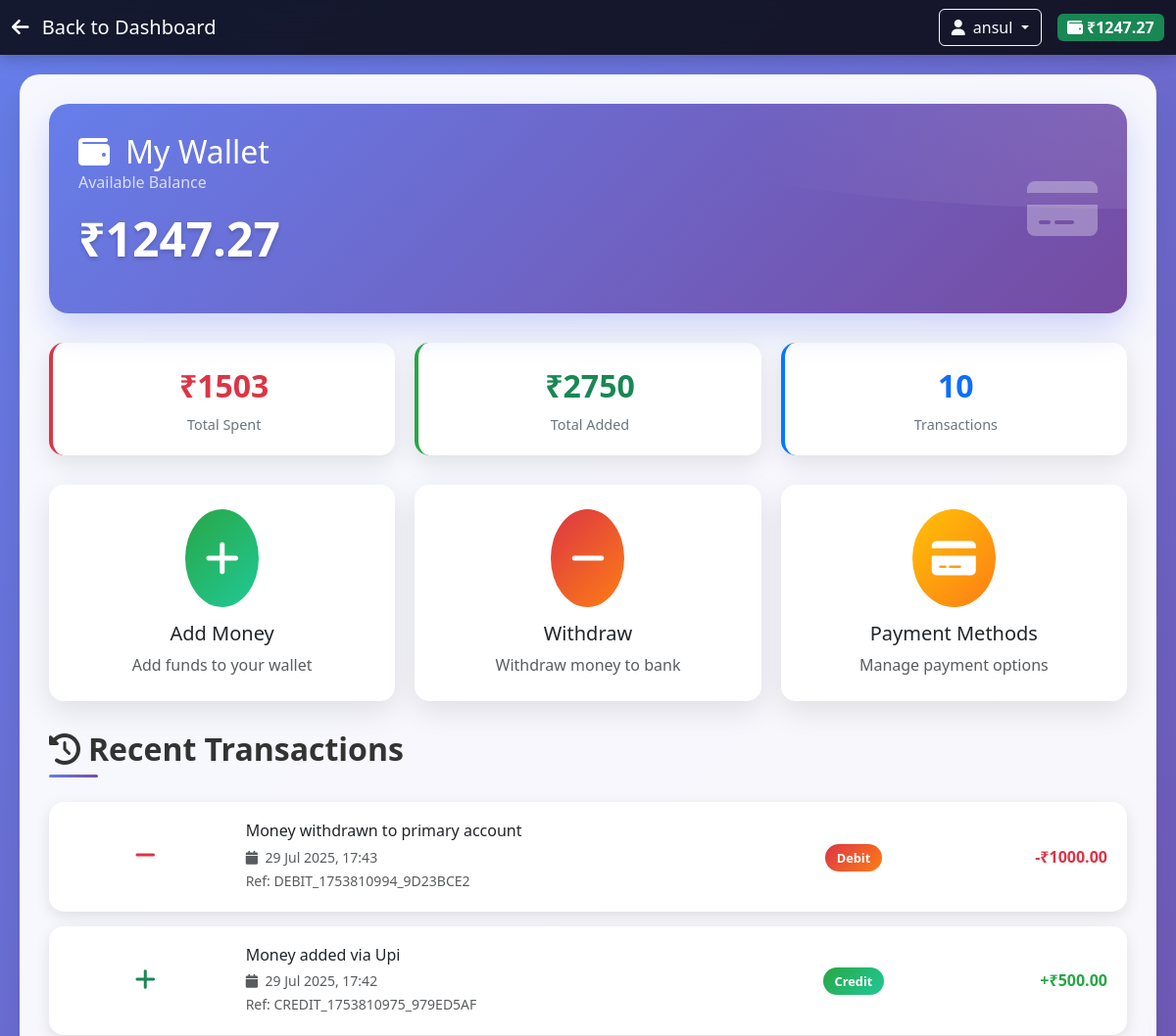
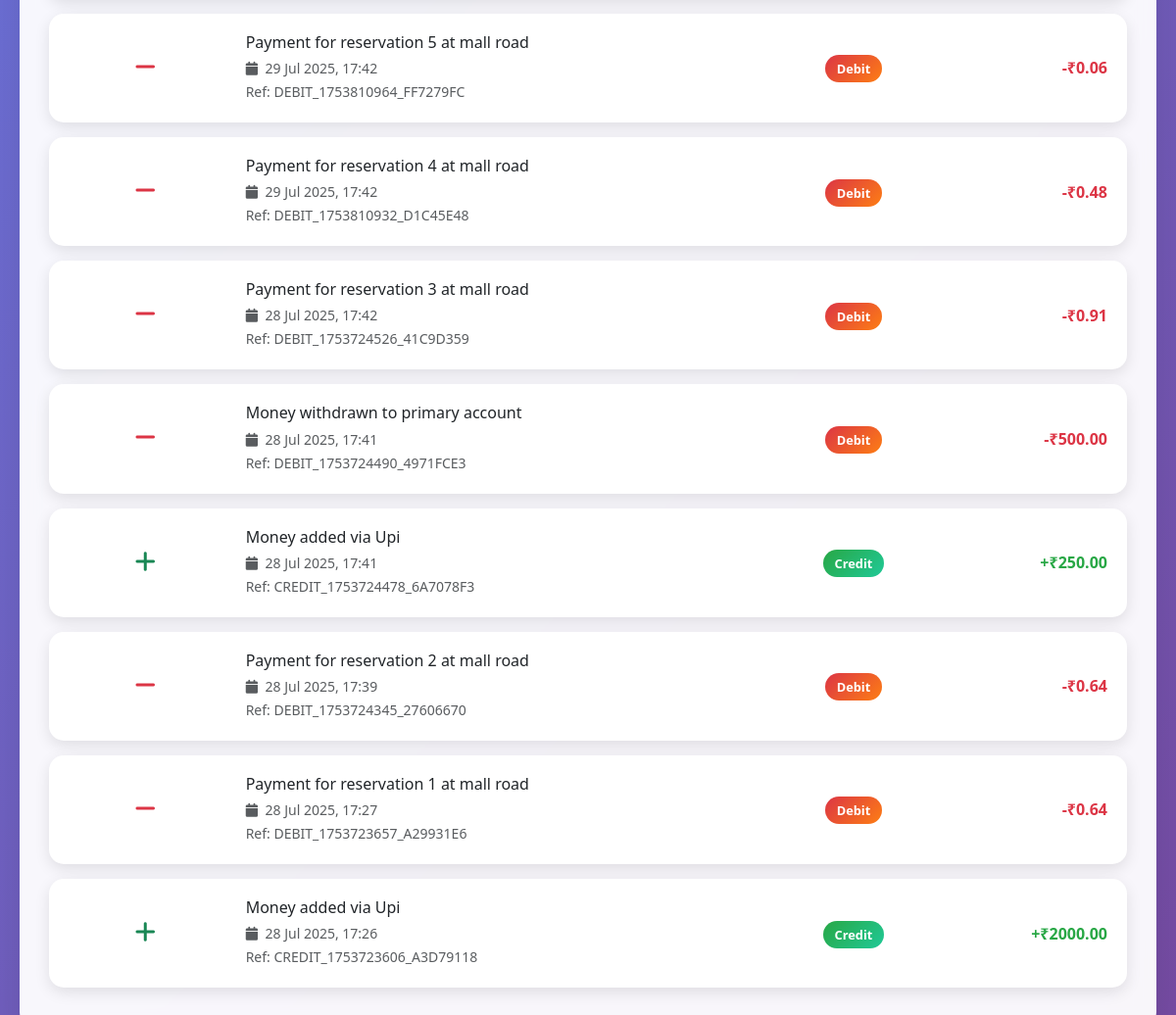
/user/wallet (signed in), run on the app's committed database (2 pictures, top to bottom).
### models/models.py (models this page shows, shortened)
class User(db.Model, UserMixin):
    __tablename__ = 'users'
    id = db.Column(db.Integer, primary_key=True)
    username = db.Column(db.String(80), unique=True, nullable=False)
    email = db.Column(db.String(120), unique=True, nullable=False)
    password = db.Column(db.String(128), nullable=False)
    full_name = db.Column(db.String(120), nullable=True)
    phone = db.Column(db.String(20), nullable=True) # Used 'phone' in app.py
    role = db.Column(db.String(20), default='user', nullable=False) # 'user' or 'admin'
    balance = db.Column(db.Float, default=0.0, nullable=False) # Wallet balance
    vehicle_number = db.Column(db.String(20), nullable=True)
    vehicle_type = db.Column(db.String(20), default='car', nullable=False)
    reservations = db.relationship('Reservation', backref='user', lazy=True)
    payments = db.relationship('Payment', backref='user', lazy=True)
    transactions = db.relationship('Transaction', backref='user', lazy=True)

class Transaction(db.Model):
    __tablename__ = 'transactions'
    id = db.Column(db.Integer, primary_key=True)
    user_id = db.Column(db.Integer, db.ForeignKey('users.id'), nullable=False)
    amount = db.Column(db.Float, nullable=False)
    type = db.Column(db.String(50), nullable=False) # e.g., 'credit', 'debit', 'reservation_payment'
    created_at = db.Column(db.DateTime, default=datetime.utcnow) # Changed from 'date' to 'created_at'
    description = db.Column(db.String(255), nullable=True)
    reference_id = db.Column(db.String(100), unique=True, nullable=True) # For external transaction IDs
    payment_method = db.Column(db.String(50), nullable=True) # e.g., 'wallet', 'credit_card', 'bank_transfer'
    status = db.Column(db.String(20), default='completed', nullable=False) # e.g., 'completed', 'pending', 'failed'

### controllers/user_controller.py (the view)
    @app.route('/user/wallet')
    @login_required
    def user_wallet():
        user_transactions = Transaction.query.filter_by(user_id=current_user.id).order_by(Transaction.created_at.desc()).all()
        total_spent = sum(t.amount for t in user_transactions if t.type in ['debit', 'reservation_payment'])
        total_added = sum(t.amount for t in user_transactions if t.type == 'credit')
        return render_template('user_wallet.html',
                               user=current_user,
                               transactions=user_transactions,
                               total_spent=total_spent,
                               total_added=total_added)

### app.py (called while the page is built)
@login_manager.user_loader
def load_user(user_id):
    return User.query.get(int(user_id))

### templates/user_wallet.html (shortened to what this page needs)
<!DOCTYPE html>
<html lang="en">
<head>
    <link href="https://cdn.jsdelivr.net/npm/bootstrap@5.3.0/dist/css/bootstrap.min.css" rel="stylesheet">
    <link href="https://cdnjs.cloudflare.com/ajax/libs/font-awesome/6.4.0/css/all.min.css" rel="stylesheet">
    <link rel="stylesheet" href="{{ url_for('static', filename='css/user_wallet.css') }}">
</head>
<body>
    <nav class="navbar navbar-expand-lg navbar-dark">
        <div class="container-fluid">
            <a class="navbar-brand" href="{{ url_for('user_dashboard') }}">
                <i class="fas fa-arrow-left me-2"></i>
                Back to Dashboard
            </a>
            <div class="d-flex align-items-center">
                <div class="dropdown me-3">
                    <button class="btn btn-outline-light dropdown-toggle" type="button" data-bs-toggle="dropdown">
                        <i class="fas fa-user me-2"></i>{{ user.username }}
                    </button>
                </div>
                <span class="badge bg-success fs-6">
                    <i class="fas fa-wallet me-1"></i>₹{{ "%.2f"|format(user.balance) }}
                </span>
            </div>
        </div>
    </nav>
    <div class="main-content">
        <div class="wallet-card">
            <div class="row align-items-center">
                <div class="col-md-8">
                    <h2 class="mb-0">
                        <i class="fas fa-wallet me-3"></i>My Wallet
                    </h2>
                    <p class="mb-2 opacity-75">Available Balance</p>
                    <div class="balance-amount">₹{{ "%.2f"|format(user.balance) }}</div>
                </div>
                <div class="col-md-4 text-end">
                    <div class="wallet-icon">
                        <i class="fas fa-credit-card" style="font-size: 4rem; opacity: 0.3;"></i>
                    </div>
                </div>
            </div>
        </div>
        <div class="stats-row">
            <div class="stat-card spent">
                <div class="stat-value text-danger">₹{{ "%.0f"|format(total_spent) }}</div>
                <div class="stat-label">Total Spent</div>
            </div>
            <div class="stat-card added">
                <div class="stat-value text-success">₹{{ "%.0f"|format(total_added) }}</div>
                <div class="stat-label">Total Added</div>
            </div>
            <div class="stat-card transactions">
                <div class="stat-value text-primary">{{ transactions|length }}</div>
                <div class="stat-label">Transactions</div>
            </div>
        </div>
        <div class="wallet-actions">
            <button class="action-card add-money" data-bs-toggle="modal" data-bs-target="#addMoneyModal">
                <div class="action-icon">
                    <i class="fas fa-plus"></i>
                </div>
                <h5>Add Money</h5>
                <p class="text-muted mb-0">Add funds to your wallet</p>
            </button>
            <button class="action-card withdraw-money" data-bs-toggle="modal" data-bs-target="#withdrawModal">
                <div class="action-icon">
                    <i class="fas fa-minus"></i>
                </div>
                <h5>Withdraw</h5>
                <p class="text-muted mb-0">Withdraw money to bank</p>
            </button>
            <button class="action-card payment-methods" data-bs-toggle="modal" data-bs-target="#paymentMethodsModal">
                <div class="action-icon">
                    <i class="fas fa-credit-card"></i>
                </div>
                <h5>Payment Methods</h5>
                <p class="text-muted mb-0">Manage payment options</p>
            </button>
        </div>
        <h2 class="section-title">
            <i class="fas fa-history me-2"></i>Recent Transactions
        </h2>
        {% if transactions %}
            {% for transaction in transactions %}
            <div class="transaction-card">
                <div class="row align-items-center">
                    <div class="col-md-2">
                        <div class="text-center">
                            {% if transaction.type == 'credit' %}
                            <i class="fas fa-plus text-success" style="font-size: 1.5rem;"></i>
                            {% else %}
                            <i class="fas fa-minus text-danger" style="font-size: 1.5rem;"></i>
                            {% endif %}
                        </div>
                    </div>
                    <div class="col-md-6">
                        <h6 class="mb-1">{{ transaction.description }}</h6>
                        <small class="text-muted">
                            <i class="fas fa-calendar me-1"></i>
                            {{ transaction.created_at.strftime('%d %b %Y, %H:%M') }}
                        </small>
                        {% if transaction.reference_id %}
                        <br><small class="text-muted">Ref: {{ transaction.reference_id }}</small>
                        {% endif %}
                    </div>
                    <div class="col-md-2 text-center">
                        <span class="transaction-type {% if transaction.type == 'credit' %}type-credit{% else %}type-debit{% endif %}">
                            {{ transaction.type.capitalize() }}
                        </span>
                    </div>
                    <div class="col-md-2 text-end">
                        <div class="{% if transaction.type == 'credit' %}amount-credit{% else %}amount-debit{% endif %}">
                            {% if transaction.type == 'credit' %}+{% else %}-{% endif %}₹{{ "%.2f"|format(transaction.amount) }}
                        </div>
                    </div>
                </div>
            </div>
            {% endfor %}
        {% else %}
        <div class="alert alert-info text-center mt-4">
            <i class="fas fa-info-circle me-2"></i>
            No transactions found.
        </div>
        {% endif %}
    </div>
</body>
</html>

### static/css/user_wallet.css (style rules this page uses)
body { background: linear-gradient(135deg, #667eea 0%, #764ba2 100%); min-height: 100vh; font-family: 'Segoe UI', Tahoma, Geneva, Verdana, sans-serif; }
.navbar { background: rgba(0, 0, 0, 0.8) !important; backdrop-filter: blur(10px); box-shadow: 0 4px 15px rgba(0,0,0,0.2); z-index: 1050; }
.main-content { background: rgba(255, 255, 255, 0.95); border-radius: 20px; margin: 20px; padding: 30px; box-shadow: 0 20px 40px rgba(0,0,0,0.1); backdrop-filter: blur(10px); }
.wallet-card { background: linear-gradient(135deg, #667eea 0%, #764ba2 100%); color: white; border-radius: 20px; padding: 30px; margin-bottom: 30px; box-shadow: 0 15px 35px rgba(102, 126, 234, 0.3); position: relative; overflow: hidden; }
.wallet-card::before { content: ''; position: absolute; top: -50%; right: -50%; width: 100%; height: 100%; background: radial-gradient(circle, rgba(255,255,255,0.1) 0%, transparent 70%); border-radius: 50%; }
.balance-amount { font-size: 3rem; font-weight: bold; margin: 10px 0; text-shadow: 0 2px 4px rgba(0,0,0,0.2); }
.wallet-actions { display: grid; grid-template-columns: repeat(auto-fit, minmax(200px, 1fr)); gap: 20px; margin-bottom: 30px; }
.action-card { background: white; border-radius: 15px; padding: 25px; text-align: center; box-shadow: 0 10px 30px rgba(0,0,0,0.1); transition: all 0.3s ease; cursor: pointer; border: none; text-decoration: none; color: inherit; }
.action-icon { font-size: 2.5rem; margin-bottom: 15px; padding: 20px; border-radius: 50%; display: inline-block; transition: all 0.3s ease; }
.add-money .action-icon { background: linear-gradient(135deg, #28a745, #20c997); color: white; }
.withdraw-money .action-icon { background: linear-gradient(135deg, #dc3545, #fd7e14); color: white; }
.payment-methods .action-icon { background: linear-gradient(135deg, #ffc107, #fd7e14); color: white; }
.transaction-card { background: white; border-radius: 15px; padding: 20px; margin-bottom: 15px; box-shadow: 0 5px 15px rgba(0,0,0,0.1); transition: all 0.3s ease; }
.transaction-type { padding: 5px 12px; border-radius: 20px; font-size: 0.8rem; font-weight: 600; }
.type-credit { background: linear-gradient(135deg, #28a745, #20c997); color: white; }
.type-debit { background: linear-gradient(135deg, #dc3545, #fd7e14); color: white; }
.amount-credit { color: #28a745; font-weight: bold; }
.amount-debit { color: #dc3545; font-weight: bold; }
.section-title { color: #333; font-weight: 600; margin-bottom: 25px; position: relative; padding-bottom: 10px; }
.section-title::after { content: ''; position: absolute; bottom: 0; left: 0; width: 50px; height: 3px; background: linear-gradient(135deg, #667eea 0%, #764ba2 100%); border-radius: 2px; }
.stats-row { display: grid; grid-template-columns: repeat(auto-fit, minmax(200px, 1fr)); gap: 20px; margin-bottom: 30px; }
.stat-card { background: white; border-radius: 15px; padding: 20px; text-align: center; box-shadow: 0 8px 25px rgba(0,0,0,0.1); border-left: 4px solid; }
.stat-card.spent { border-left-color: #dc3545; }
.stat-card.added { border-left-color: #28a745; }
.stat-card.transactions { border-left-color: #007bff; }
.stat-value { font-size: 2rem; font-weight: bold; margin-bottom: 5px; }
.stat-label { color: #6c757d; font-size: 0.9rem; }

### data on the page
User: username "ansul", balance "1247.27"
Transaction: amount "1000.00"
Transaction: amount "500.00"
Transaction: amount "0.06"
Transaction: amount "0.48"
Transaction: amount "0.91"
Transaction: amount "500.00"
Transaction: amount "250.00"
Transaction: amount "0.64"
Transaction: amount "0.64"
Transaction: amount "2000.00"

### other printed values
{{ "%.0f"|format(total_spent) }} "1503"
{{ "%.0f"|format(total_added) }} "2750"
{{ transactions|length }} "10"
